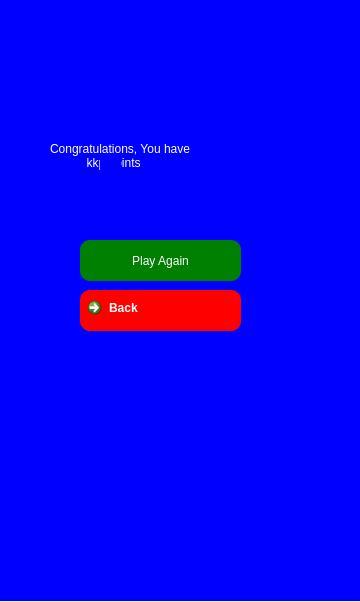
<?xml version="1.0" encoding="UTF-8"?>
<ui version="4.0">
 <class>Dialog</class>
 <widget class="QDialog" name="Dialog">
  <property name="geometry">
   <rect>
    <x>0</x>
    <y>0</y>
    <width>360</width>
    <height>602</height>
   </rect>
  </property>
  <property name="windowTitle">
   <string>Dialog</string>
  </property>
  <widget class="QWidget" name="widget" native="true">
   <property name="geometry">
    <rect>
     <x>0</x>
     <y>0</y>
     <width>361</width>
     <height>601</height>
    </rect>
   </property>
   <property name="styleSheet">
    <string notr="true">background-color: blue;</string>
   </property>
   <widget class="QLabel" name="label_7">
    <property name="geometry">
     <rect>
      <x>50</x>
      <y>80</y>
      <width>291</width>
      <height>151</height>
     </rect>
    </property>
    <property name="styleSheet">
     <string notr="true">font: 16pt &quot;MS Shell Dlg 2&quot;;
color: white;</string>
    </property>
    <property name="text">
     <string>Congratulations, You have
           kkp points</string>
    </property>
   </widget>
   <widget class="QLabel" name="label">
    <property name="geometry">
     <rect>
      <x>100</x>
      <y>160</y>
      <width>21</width>
      <height>21</height>
     </rect>
    </property>
    <property name="styleSheet">
     <string notr="true">background-image: url(:/newPrefix/coin.jpg);</string>
    </property>
    <property name="text">
     <string/>
    </property>
   </widget>
   <widget class="QPushButton" name="pushButton">
    <property name="geometry">
     <rect>
      <x>80</x>
      <y>240</y>
      <width>161</width>
      <height>41</height>
     </rect>
    </property>
    <property name="styleSheet">
     <string notr="true">background-color: green;
color: white;
font: 16pt &quot;MS Shell Dlg 2&quot;;
border-radius: 10px;</string>
    </property>
    <property name="text">
     <string>Play Again</string>
    </property>
    <property name="icon">
     <iconset>
      <normaloff>happy.png</normaloff>happy.png</iconset>
    </property>
    <property name="iconSize">
     <size>
      <width>32</width>
      <height>32</height>
     </size>
    </property>
   </widget>
   <widget class="QCommandLinkButton" name="commandLinkButton">
    <property name="geometry">
     <rect>
      <x>80</x>
      <y>290</y>
      <width>161</width>
      <height>41</height>
     </rect>
    </property>
    <property name="styleSheet">
     <string notr="true">background-color: red;
color: white;
font: 16pt &quot;MS Shell Dlg 2&quot;;
border-radius: 10px;</string>
    </property>
    <property name="text">
     <string>Back</string>
    </property>
    <property name="iconSize">
     <size>
      <width>32</width>
      <height>32</height>
     </size>
    </property>
   </widget>
  </widget>
 </widget>
 <resources>
  <include location="resource.qrc"/>
 </resources>
 <connections/>
</ui>
